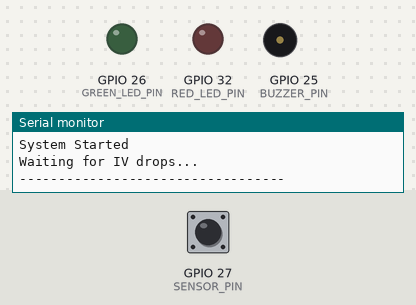
A sketch run on a simulated ESP32. Shown: output pins drawn as LEDs (lit = HIGH), buzzer (waves = sounding, pin HIGH), the last lines printed to the serial monitor. The inputs (shaded band) are chosen by the test bench; at power-on: GPIO 27 (SENSOR_PIN) HIGH.

Above: at 1.3 s.
1.4 s: GPIO 27 (SENSOR_PIN) driven LOW
At 11.6 s:
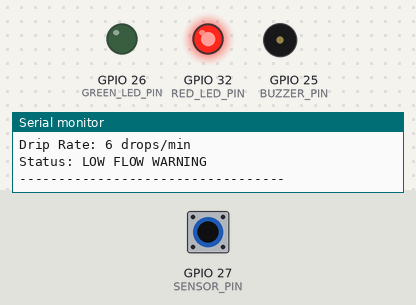
21.6 s: GPIO 27 (SENSOR_PIN) pulsed HIGH 2 times (0.12 s each, 0.3 s apart)
At 31.0 s:
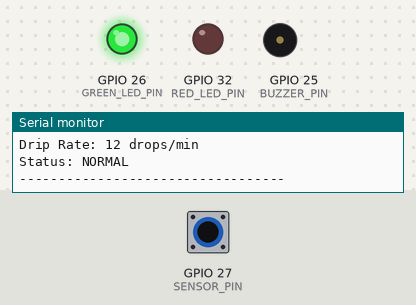
At 37.8 s:
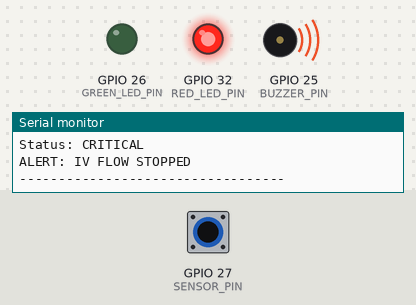
Timing chart, 0 to 42.6 s (numbered marks = the images above; inputs shaded):
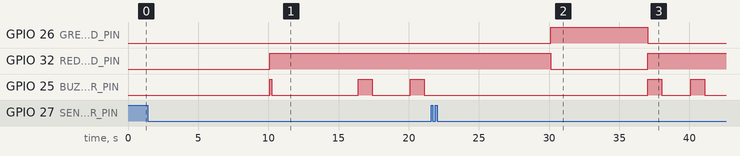

The sketch:

Smart_IV_Drip_Monitor.ino
```cpp
/*
  =============================================================================
                     SMART IV DRIP MONITOR - PROTOTYPE V1
  =============================================================================
  Project: Low-cost IoT-based IV Drip Monitoring Prototype for Hospitals
  Target Board: ESP32 Development Board (ESP32-WROOM-32 / NodeMCU-32S)
  Author: Student Prototype for College / Aavishkar Demonstration

  DISCLAIMER:
  This prototype is designed strictly for educational and demonstration purposes.
  It is tested with pure water only. Do not use for clinical medication delivery,
  patient infusion control, or medical treatments.
  =============================================================================

  PIN ASSIGNMENTS:
  -----------------------------------------------------------------------------
  Component           ESP32 Pin       Connection Detail
  -----------------------------------------------------------------------------
  IR / Optical Sensor GPIO 27         Digital OUT (Detects falling drop)
  Active Buzzer       GPIO 25         Positive pin (Negative to GND)
  Green LED           GPIO 26         Anode via 220-ohm resistor (Cathode to GND)
  Red LED             GPIO 32         Anode via 220-ohm resistor (Cathode to GND)
  IR Sensor VCC       3.3V            Power input
  IR Sensor GND       GND             Common ground
  -----------------------------------------------------------------------------

  SERIAL OUTPUT EXAMPLES (At 115200 Baud):
  -----------------------------------------------------------------------------
  NORMAL CONDITION EXAMPLE:
  Drops in 10 seconds: 6
  Drip Rate: 36 drops/min
  Status: NORMAL

  LOW FLOW WARNING EXAMPLE:
  Drops in 10 seconds: 1
  Drip Rate: 6 drops/min
  Status: LOW FLOW WARNING

  CRITICAL CONDITION EXAMPLE:
  Drops in 10 seconds: 0
  Drip Rate: 0 drops/min
  Status: CRITICAL
  ALERT: IV FLOW STOPPED
  -----------------------------------------------------------------------------
*/

// =============================================================================
// PIN DEFINITIONS
// =============================================================================
const int SENSOR_PIN    = 27;  // Digital output of IR obstacle / drop sensor
const int BUZZER_PIN    = 25;  // Buzzer positive terminal
const int GREEN_LED_PIN = 26;  // Green LED (Normal flow indicator)
const int RED_LED_PIN   = 32;  // Red LED (Alert / Stoppage indicator)

// =============================================================================
// TIMING CONSTANTS & THRESHOLDS
// =============================================================================
// Measurement window: 10 seconds (10,000 milliseconds)
const unsigned long WINDOW_DURATION_MS = 10000;

// Immediate safety timeout: 15 seconds without a single drop triggers critical alert
const unsigned long NO_DROP_TIMEOUT_MS  = 15000;

// Refractory / Debounce delay: 200 ms prevents counting the same drop twice
const unsigned long DEBOUNCE_DELAY_MS   = 200;

// Minimum acceptable drip rate for normal status (drops per minute)
const int NORMAL_THRESHOLD_DPM = 10;

// =============================================================================
// VOLATILE & STATE VARIABLES
// =============================================================================
// Volatile drop counter incremented inside the Hardware Interrupt Service Routine
volatile unsigned long isrDropCount = 0;
volatile unsigned long lastDropTimestamp = 0;

// Non-blocking measurement tracking
unsigned long windowStartTime = 0;
unsigned long lastDropSeenTime = 0;
bool immediateSafetyAlertFired = false;

// Non-blocking buzzer timer
unsigned long buzzerTurnOffTime = 0;
bool isBuzzerActive = false;

// =============================================================================
// INTERRUPT SERVICE ROUTINE (ISR) FOR DROP DETECTION
// =============================================================================
// Triggered on FALLING EDGE (HIGH -> LOW) when a drop passes through the IR beam
void IRAM_ATTR onDropDetected() {
  unsigned long now = millis();

  // Software debounce check (Refractory window)
  if (now - lastDropTimestamp >= DEBOUNCE_DELAY_MS) {
    isrDropCount++;
    lastDropTimestamp = now;
  }
}

// =============================================================================
// HELPER FUNCTIONS
// =============================================================================

// Turn buzzer ON non-blockingly for a specified duration in milliseconds
void triggerBuzzer(unsigned long durationMs) {
  digitalWrite(BUZZER_PIN, HIGH);
  buzzerTurnOffTime = millis() + durationMs;
  isBuzzerActive = true;
}

// Update the buzzer state without blocking the CPU
void updateBuzzer() {
  if (isBuzzerActive && (millis() >= buzzerTurnOffTime)) {
    digitalWrite(BUZZER_PIN, LOW);
    isBuzzerActive = false;
  }
}

// Update LED states
void setLedStatus(bool greenState, bool redState) {
  digitalWrite(GREEN_LED_PIN, greenState ? HIGH : LOW);
  digitalWrite(RED_LED_PIN,   redState   ? HIGH : LOW);
}

// =============================================================================
// SETUP
// =============================================================================
void setup() {
  // Initialize Serial communication at 115200 baud
  Serial.begin(115200);
  delay(100); // Brief settle time for hardware UART

  // Configure output pins
  pinMode(BUZZER_PIN, OUTPUT);
  pinMode(GREEN_LED_PIN, OUTPUT);
  pinMode(RED_LED_PIN, OUTPUT);

  // Default state: LEDs and buzzer OFF
  digitalWrite(BUZZER_PIN, LOW);
  digitalWrite(GREEN_LED_PIN, LOW);
  digitalWrite(RED_LED_PIN, LOW);

  // Configure IR sensor pin with internal pull-up resistor
  pinMode(SENSOR_PIN, INPUT_PULLUP);

  // Attach interrupt: detects falling edge (HIGH to LOW) when beam is interrupted
  attachInterrupt(digitalPinToInterrupt(SENSOR_PIN), onDropDetected, FALLING);

  // Initialize reference timestamps
  unsigned long currentMillis = millis();
  windowStartTime = currentMillis;
  lastDropSeenTime = currentMillis;
  lastDropTimestamp = currentMillis;

  // Print startup banner
  Serial.println("==================================");
  Serial.println("   SMART IV DRIP MONITOR");
  Serial.println("         PROTOTYPE V1");
  Serial.println("==================================");
  Serial.println();
  Serial.println("System Started");
  Serial.println("Waiting for IV drops...");
  Serial.println("----------------------------------");
}

// =============================================================================
// MAIN LOOP
// =============================================================================
void loop() {
  unsigned long currentMillis = millis();

  // Continuously handle non-blocking buzzer turn-off
  updateBuzzer();

  // ---------------------------------------------------------------------------
  // 1. SYNCHRONIZE DROPS FROM ISR
  // ---------------------------------------------------------------------------
  unsigned long recentDropTime = 0;
  // Safely read volatile drop timestamp
  noInterrupts();
  recentDropTime = lastDropTimestamp;
  interrupts();

  // If a new drop occurred since our last tracking update
  if (recentDropTime > lastDropSeenTime) {
    lastDropSeenTime = recentDropTime;
    immediateSafetyAlertFired = false; // Reset the 15-second safety alert flag
  }

  // ---------------------------------------------------------------------------
  // 2. IMMEDIATE 15-SECOND NO-DROP SAFETY CHECK (Requirement 10)
  // ---------------------------------------------------------------------------
  // If no drop has been detected for 15 seconds, alert immediately without
  // waiting for the 10-second measurement cycle to complete.
  if ((currentMillis - lastDropSeenTime >= NO_DROP_TIMEOUT_MS) && !immediateSafetyAlertFired) {
    immediateSafetyAlertFired = true; // Avoid re-triggering continuously

    // Immediate Alert Action: Green OFF, Red ON, Buzzer ON for 1000 ms
    setLedStatus(false, true);
    triggerBuzzer(1000);

    Serial.println("\n[IMMEDIATE SAFETY ALERT]");
    Serial.println("No drop detected for over 15 seconds!");
    Serial.println("Status: CRITICAL");
    Serial.println("ALERT: IV FLOW STOPPED");
    Serial.println("----------------------------------");
  }

  // ---------------------------------------------------------------------------
  // 3. 10-SECOND MEASUREMENT WINDOW CYCLE (Requirements 4, 5, 6, 7, 8, 9)
  // ---------------------------------------------------------------------------
  if (currentMillis - windowStartTime >= WINDOW_DURATION_MS) {
    // Atomically retrieve and reset the drop counter
    noInterrupts();
    unsigned long dropsIn10Seconds = isrDropCount;
    isrDropCount = 0; // Reset drop counter for the next 10-second cycle
    interrupts();

    // Reset window timer
    windowStartTime = currentMillis;

    // Calculate drip rate: Drip Rate (drops/min) = drops_in_10_seconds * 6
    unsigned long dripRate = dropsIn10Seconds * 6;

    // Evaluate flow conditions
    if (dropsIn10Seconds == 0) {
      // -----------------------------------------------------------------------
      // CRITICAL CONDITION: Zero drops detected in the 10-second window
      // -----------------------------------------------------------------------
      setLedStatus(false, true);  // Green OFF, Red ON
      triggerBuzzer(1000);        // Buzzer ON for approximately 1 second

      Serial.print("Drops in 10 seconds: ");
      Serial.println(dropsIn10Seconds);
      Serial.print("Drip Rate: ");
      Serial.print(dripRate);
      Serial.println(" drops/min");
      Serial.println("Status: CRITICAL");
      Serial.println("ALERT: IV FLOW STOPPED");
      Serial.println("----------------------------------");

    } else if (dripRate < NORMAL_THRESHOLD_DPM) {
      // -----------------------------------------------------------------------
      // LOW FLOW WARNING: Drops detected, but drip rate < 10 drops/min
      // -----------------------------------------------------------------------
      setLedStatus(false, true);  // Green OFF, Red ON
      triggerBuzzer(150);         // Short buzzer beep (150 ms)

      Serial.print("Drops in 10 seconds: ");
      Serial.println(dropsIn10Seconds);
      Serial.print("Drip Rate: ");
      Serial.print(dripRate);
      Serial.println(" drops/min");
      Serial.println("Status: LOW FLOW WARNING");
      Serial.println("----------------------------------");

    } else {
      // -----------------------------------------------------------------------
      // NORMAL CONDITION: Drip rate >= 10 drops/min
      // -----------------------------------------------------------------------
      setLedStatus(true, false);  // Green ON, Red OFF
      // Buzzer remains OFF for normal infusion

      Serial.print("Drops in 10 seconds: ");
      Serial.println(dropsIn10Seconds);
      Serial.print("Drip Rate: ");
      Serial.print(dripRate);
      Serial.println(" drops/min");
      Serial.println("Status: NORMAL");
      Serial.println("----------------------------------");
    }
  }
}
```

Measured:
- after the input at 21.6 s, GPIO 26 (GREEN_LED_PIN): LOW → HIGH after 8.5 s, → LOW 6.9 s later; GPIO 32 (RED_LED_PIN): HIGH → LOW after 8.5 s, → HIGH 6.9 s later; GPIO 25 (BUZZER_PIN): alternates HIGH for 1.0 s and LOW for 2.1 s, starting after 15.4 s
